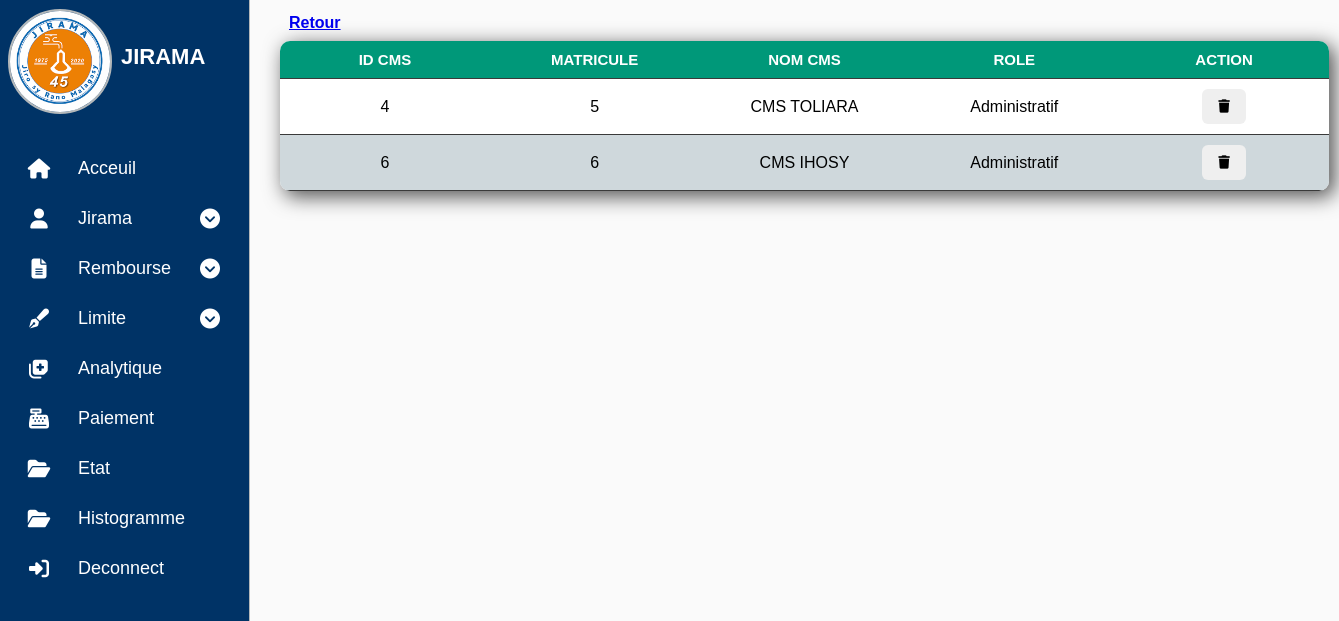
Screenshot of /PagerUser/cmsTableau.php with the database file from the repository.
### tables this page shows
CREATE TABLE `cms` (
  `id_cms` int(11) NOT NULL,
  `matricule_agent` int(11) NOT NULL,
  `nom_cms` varchar(200) NOT NULL,
  `role` varchar(200) NOT NULL
);

### Config/serveur.php (called while the page is built, shortened)
<?php
class Db {
    function connexion() {
        try {
            $pdo = new PDO(self::DNS, self::USER, self::PASSWORD);
            $pdo->setAttribute(PDO::ATTR_ERRMODE, PDO::ERRMODE_EXCEPTION);
            return $pdo;
        } catch (PDOException $e) {
            echo "Échec de la connexion : " . $e->getMessage();
            return null;
        }
    }
}
?>

### Repository/CmsRepository.php (called while the page is built, shortened)
<?php
require_once("../Config/serveur.php");
class CMSRepository{
public function read_CMS() {
    $db = new Db();
    $h = $db->connexion()->query("SELECT * FROM cms");
    $af = [];
    foreach ($h->fetchAll(PDO::FETCH_ASSOC) as $key) {
        $af[] = array($key["id_cms"], $key["matricule_agent"], $key["nom_cms"], $key["role"]);
    }
    return $af;
}
}
?>

### PagerUser/cmsTableau.php (the view, shortened to what this page needs)
<!DOCTYPE html>
<html lang="en">
<head>
    <link rel="stylesheet" href="https://cdnjs.cloudflare.com/ajax/libs/font-awesome/6.6.0/css/all.min.css" />
    <link rel="stylesheet" href="../Css/Paiement/tableau.css">
    <link rel="stylesheet" href="../Css/Paiement/style.css">
</head>
<body>
<?php
require("Nav.php");
?>
    <main>
    <div class="table">
    <div class="table_header">
    <h4><a href="cms.php">Retour</a></h4>
    </div>
    <div class="table_section" >
        <table>
            <thead>
                <tr>
                <th>id cms</th>
                            <th>matricule</th>
                            <th>nom cms </th>
                            <th>role</th>
                            <th>action </th>
                </tr>
            </thead>
            <tbody>
                <?php
                require("../Repository/CmsRepository.php");
                $tab = new CMSRepository();
                $resultat = $tab->read_CMS();
                    foreach ($resultat as $r) {
                        ?>
                        <tr >
                        <td><?= $r[0] ?></td>
                        <td><?= $r[1] ?></td>
                        <td><?= $r[2] ?></td>
                        <td><?= $r[3] ?></td>
                        <td>
                              <form class="simple" action="../Controller/cmsDelete.php" method="post" onsubmit="return confirmDelete(event, this);">
                                    <button type="submit" class="delete-btn"><i class="fa-solid fa-trash"></i></button>
                                </form>
                            </td>
                        </tr>
                        <?php
                   }
                ?>
            </tbody>
        </table>
    </div>
</div>
    </main>
</body>
</html>

### Css/Paiement/tableau.css (style rules this page uses)
.table_header { display: flex; justify-content: space-between; align-items: center; padding: 9px; border-radius: 5px; }
button { outline: none; border: none; border-radius: 6px; cursor: pointer; padding: 10px; }
.table { width: 1049px; margin-bottom: 40px; }
.table_section { overflow: auto; border-radius: 10px; background: #fff; box-shadow: 5px 5px 20px 1px rgb(85, 85, 85); }
table { width: 100%; table-layout: fixed; border-collapse: collapse; }
thead th { top: 0; background-color: #009879; color: #fff; font-size: 15px; text-transform: uppercase; }
tbody tr { background-color: #fff; color: #000000; cursor: pointer; }
button i { color: #000000; }
td button { margin: 0 5px; }
td form { display: inline-block; }
th,td { border-bottom: 1px solid #3a3a3a; padding: 10px 20px; word-break: break-all; text-align: center; }
tbody tr:nth-child(even) { background-color: #cfd8dc; }
::placeholder { color: #0298cf; }

### Css/Paiement/style.css (style rules this page uses)
* { margin: 0; padding: 0; font-family: sans-serif ; }
body { min-height: 100vh; min-height: 100dvh; background-color: #FAFAFA;; color: black; display: grid; grid-template-columns: auto 1fr ; }
main { padding: min(30px, 7%); margin-left: 250px; padding-top: 5px; }
form button i { margin: 0 6px; }

### rows the page displays
cms: id_cms "4", matricule_agent "5", nom_cms "CMS TOLIARA", role "Administratif"
cms: id_cms "6", matricule_agent "6", nom_cms "CMS IHOSY", role "Administratif"
